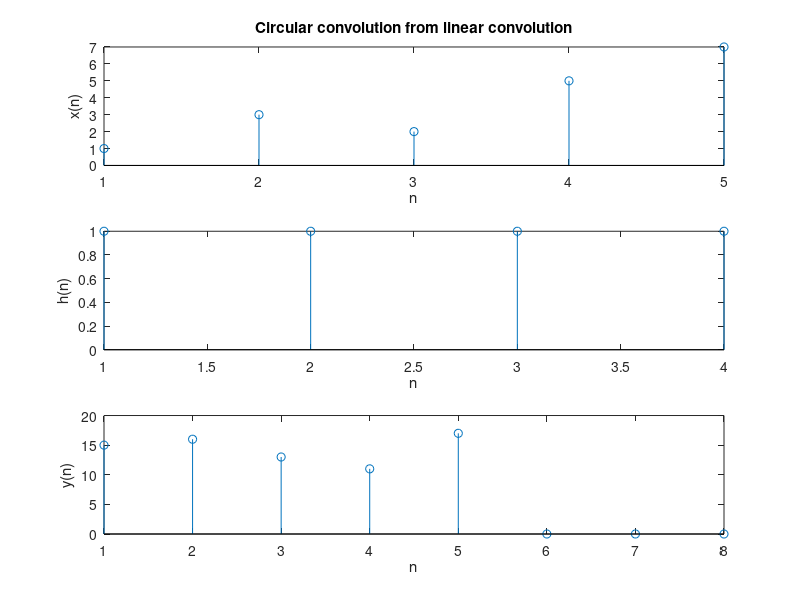

This figure's MATLAB source:
clc;
clear all;
close all;
x=[1 3 2 5 7];
h=[1 1 1 1];
to=zeros((length(x)+length(h)-1),length(h));

for i=1:length(h)
    to(i:i+(length(h)),i)=x;
   
end

    
y=to*h';
for i=1:(length(x)+length(h)-1)
    
        if(i<=(length(h)-1))
        y(i)=y(i)+y(i+length(x));
        else
            if (i>length(x))
               y(i)=0;
            else
                y(i)=y(i);
          
            end
        end
end

subplot(3,1,1),stem(x);
title('Circular convolution from linear convolution');
xlabel('n');
ylabel('x(n)');
subplot(3,1,2),stem(h);
xlabel('n');
ylabel('h(n)');
subplot(3,1,3),stem(y);
xlabel('n');
ylabel('y(n)');